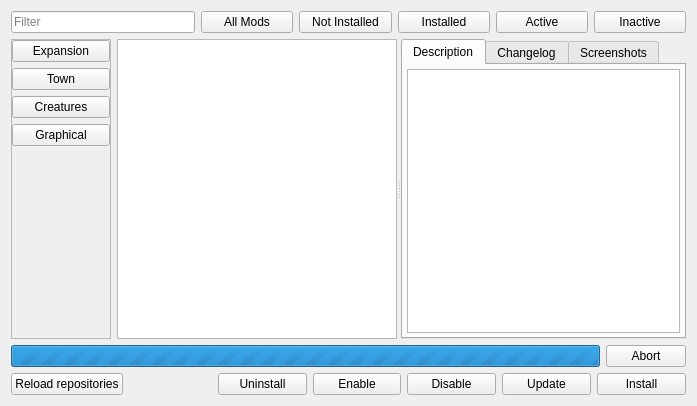
<?xml version="1.0" encoding="UTF-8"?>
<ui version="4.0">
 <class>CModListView</class>
 <widget class="QWidget" name="CModListView">
  <property name="geometry">
   <rect>
    <x>0</x>
    <y>0</y>
    <width>697</width>
    <height>406</height>
   </rect>
  </property>
  <property name="windowTitle">
   <string notr="true"/>
  </property>
  <layout class="QVBoxLayout" name="verticalLayout_2">
   <item>
    <layout class="QHBoxLayout" name="horizontalLayout_3" stretch="2,1,1,1,1,1">
     <item>
      <widget class="QLineEdit" name="lineEdit">
       <property name="sizePolicy">
        <sizepolicy hsizetype="Expanding" vsizetype="Fixed">
         <horstretch>0</horstretch>
         <verstretch>0</verstretch>
        </sizepolicy>
       </property>
       <property name="minimumSize">
        <size>
         <width>0</width>
         <height>0</height>
        </size>
       </property>
       <property name="maximumSize">
        <size>
         <width>16777215</width>
         <height>16777215</height>
        </size>
       </property>
       <property name="text">
        <string/>
       </property>
       <property name="placeholderText">
        <string>Filter</string>
       </property>
       <property name="clearButtonEnabled">
        <bool>true</bool>
       </property>
      </widget>
     </item>
     <item>
      <widget class="QPushButton" name="refreshButton_4">
       <property name="sizePolicy">
        <sizepolicy hsizetype="Expanding" vsizetype="Fixed">
         <horstretch>0</horstretch>
         <verstretch>0</verstretch>
        </sizepolicy>
       </property>
       <property name="text">
        <string>All Mods</string>
       </property>
       <property name="checkable">
        <bool>true</bool>
       </property>
       <property name="autoExclusive">
        <bool>true</bool>
       </property>
      </widget>
     </item>
     <item>
      <widget class="QPushButton" name="refreshButton_3">
       <property name="sizePolicy">
        <sizepolicy hsizetype="Expanding" vsizetype="Fixed">
         <horstretch>0</horstretch>
         <verstretch>0</verstretch>
        </sizepolicy>
       </property>
       <property name="text">
        <string>Not Installed</string>
       </property>
       <property name="checkable">
        <bool>true</bool>
       </property>
       <property name="autoExclusive">
        <bool>true</bool>
       </property>
      </widget>
     </item>
     <item>
      <widget class="QPushButton" name="refreshButton_2">
       <property name="sizePolicy">
        <sizepolicy hsizetype="Expanding" vsizetype="Fixed">
         <horstretch>0</horstretch>
         <verstretch>0</verstretch>
        </sizepolicy>
       </property>
       <property name="text">
        <string>Installed</string>
       </property>
       <property name="checkable">
        <bool>true</bool>
       </property>
       <property name="autoExclusive">
        <bool>true</bool>
       </property>
      </widget>
     </item>
     <item>
      <widget class="QPushButton" name="refreshButton_5">
       <property name="sizePolicy">
        <sizepolicy hsizetype="Expanding" vsizetype="Fixed">
         <horstretch>0</horstretch>
         <verstretch>0</verstretch>
        </sizepolicy>
       </property>
       <property name="text">
        <string>Active</string>
       </property>
       <property name="checkable">
        <bool>true</bool>
       </property>
       <property name="autoExclusive">
        <bool>true</bool>
       </property>
      </widget>
     </item>
     <item>
      <widget class="QPushButton" name="refreshButton_6">
       <property name="sizePolicy">
        <sizepolicy hsizetype="Expanding" vsizetype="Fixed">
         <horstretch>0</horstretch>
         <verstretch>0</verstretch>
        </sizepolicy>
       </property>
       <property name="text">
        <string>Inactive</string>
       </property>
       <property name="checkable">
        <bool>true</bool>
       </property>
       <property name="autoExclusive">
        <bool>true</bool>
       </property>
      </widget>
     </item>
    </layout>
   </item>
   <item>
    <widget class="QSplitter" name="splitter">
     <property name="sizePolicy">
      <sizepolicy hsizetype="Expanding" vsizetype="Expanding">
       <horstretch>0</horstretch>
       <verstretch>0</verstretch>
      </sizepolicy>
     </property>
     <property name="orientation">
      <enum>Qt::Horizontal</enum>
     </property>
     <widget class="QWidget" name="">
      <layout class="QHBoxLayout" name="horizontalLayout_4">
       <item>
        <widget class="QScrollArea" name="scrollArea">
         <property name="minimumSize">
          <size>
           <width>100</width>
           <height>0</height>
          </size>
         </property>
         <property name="maximumSize">
          <size>
           <width>100</width>
           <height>16777215</height>
          </size>
         </property>
         <property name="widgetResizable">
          <bool>true</bool>
         </property>
         <widget class="QWidget" name="scrollAreaWidgetContents">
          <property name="geometry">
           <rect>
            <x>0</x>
            <y>0</y>
            <width>98</width>
            <height>284</height>
           </rect>
          </property>
          <property name="sizePolicy">
           <sizepolicy hsizetype="Preferred" vsizetype="Preferred">
            <horstretch>0</horstretch>
            <verstretch>0</verstretch>
           </sizepolicy>
          </property>
          <layout class="QVBoxLayout" name="verticalLayout">
           <property name="leftMargin">
            <number>0</number>
           </property>
           <property name="topMargin">
            <number>0</number>
           </property>
           <property name="rightMargin">
            <number>0</number>
           </property>
           <property name="bottomMargin">
            <number>0</number>
           </property>
           <item>
            <widget class="QPushButton" name="refreshButton_7">
             <property name="sizePolicy">
              <sizepolicy hsizetype="Expanding" vsizetype="Fixed">
               <horstretch>0</horstretch>
               <verstretch>0</verstretch>
              </sizepolicy>
             </property>
             <property name="text">
              <string>Expansion</string>
             </property>
             <property name="checkable">
              <bool>true</bool>
             </property>
             <property name="autoExclusive">
              <bool>false</bool>
             </property>
            </widget>
           </item>
           <item>
            <widget class="QPushButton" name="refreshButton_8">
             <property name="sizePolicy">
              <sizepolicy hsizetype="Expanding" vsizetype="Fixed">
               <horstretch>0</horstretch>
               <verstretch>0</verstretch>
              </sizepolicy>
             </property>
             <property name="text">
              <string>Town</string>
             </property>
             <property name="checkable">
              <bool>true</bool>
             </property>
             <property name="autoExclusive">
              <bool>false</bool>
             </property>
            </widget>
           </item>
           <item>
            <widget class="QPushButton" name="refreshButton_9">
             <property name="sizePolicy">
              <sizepolicy hsizetype="Expanding" vsizetype="Fixed">
               <horstretch>0</horstretch>
               <verstretch>0</verstretch>
              </sizepolicy>
             </property>
             <property name="text">
              <string>Creatures</string>
             </property>
             <property name="checkable">
              <bool>true</bool>
             </property>
             <property name="autoExclusive">
              <bool>false</bool>
             </property>
            </widget>
           </item>
           <item>
            <widget class="QPushButton" name="refreshButton_10">
             <property name="sizePolicy">
              <sizepolicy hsizetype="Expanding" vsizetype="Fixed">
               <horstretch>0</horstretch>
               <verstretch>0</verstretch>
              </sizepolicy>
             </property>
             <property name="text">
              <string>Graphical</string>
             </property>
             <property name="checkable">
              <bool>true</bool>
             </property>
             <property name="autoExclusive">
              <bool>false</bool>
             </property>
            </widget>
           </item>
           <item>
            <spacer name="verticalSpacer">
             <property name="orientation">
              <enum>Qt::Vertical</enum>
             </property>
             <property name="sizeHint" stdset="0">
              <size>
               <width>0</width>
               <height>0</height>
              </size>
             </property>
            </spacer>
           </item>
          </layout>
         </widget>
        </widget>
       </item>
       <item>
        <widget class="QTreeView" name="allModsView">
         <property name="sizePolicy">
          <sizepolicy hsizetype="Expanding" vsizetype="Preferred">
           <horstretch>0</horstretch>
           <verstretch>0</verstretch>
          </sizepolicy>
         </property>
         <property name="selectionMode">
          <enum>QAbstractItemView::SingleSelection</enum>
         </property>
         <property name="selectionBehavior">
          <enum>QAbstractItemView::SelectRows</enum>
         </property>
         <property name="iconSize">
          <size>
           <width>24</width>
           <height>24</height>
          </size>
         </property>
         <property name="verticalScrollMode">
          <enum>QAbstractItemView::ScrollPerItem</enum>
         </property>
         <property name="horizontalScrollMode">
          <enum>QAbstractItemView::ScrollPerPixel</enum>
         </property>
         <property name="sortingEnabled">
          <bool>true</bool>
         </property>
         <property name="expandsOnDoubleClick">
          <bool>false</bool>
         </property>
        </widget>
       </item>
      </layout>
     </widget>
     <widget class="QTabWidget" name="tabWidget">
      <property name="sizePolicy">
       <sizepolicy hsizetype="Expanding" vsizetype="Expanding">
        <horstretch>0</horstretch>
        <verstretch>0</verstretch>
       </sizepolicy>
      </property>
      <property name="currentIndex">
       <number>0</number>
      </property>
      <widget class="QWidget" name="tabInfo">
       <attribute name="title">
        <string>Description</string>
       </attribute>
       <layout class="QGridLayout" name="gridLayout_4">
        <property name="leftMargin">
         <number>4</number>
        </property>
        <property name="topMargin">
         <number>4</number>
        </property>
        <property name="rightMargin">
         <number>4</number>
        </property>
        <property name="bottomMargin">
         <number>4</number>
        </property>
        <item row="0" column="0">
         <widget class="QTextBrowser" name="modInfoBrowser">
          <property name="sizePolicy">
           <sizepolicy hsizetype="Expanding" vsizetype="Expanding">
            <horstretch>0</horstretch>
            <verstretch>0</verstretch>
           </sizepolicy>
          </property>
          <property name="readOnly">
           <bool>true</bool>
          </property>
          <property name="html">
           <string notr="true">&lt;!DOCTYPE HTML PUBLIC &quot;-//W3C//DTD HTML 4.0//EN&quot; &quot;http://www.w3.org/TR/REC-html40/strict.dtd&quot;&gt;
&lt;html&gt;&lt;head&gt;&lt;meta name=&quot;qrichtext&quot; content=&quot;1&quot; /&gt;&lt;meta charset=&quot;utf-8&quot; /&gt;&lt;style type=&quot;text/css&quot;&gt;
p, li { white-space: pre-wrap; }
hr { height: 1px; border-width: 0; }
li.unchecked::marker { content: &quot;\2610&quot;; }
li.checked::marker { content: &quot;\2612&quot;; }
&lt;/style&gt;&lt;/head&gt;&lt;body style=&quot; font-family:'Ubuntu Sans'; font-size:11pt; font-weight:400; font-style:normal;&quot;&gt;
&lt;p style=&quot;-qt-paragraph-type:empty; margin-top:0px; margin-bottom:0px; margin-left:0px; margin-right:0px; -qt-block-indent:0; text-indent:0px; font-family:'Ubuntu';&quot;&gt;&lt;br /&gt;&lt;/p&gt;&lt;/body&gt;&lt;/html&gt;</string>
          </property>
          <property name="openExternalLinks">
           <bool>true</bool>
          </property>
          <property name="openLinks">
           <bool>true</bool>
          </property>
         </widget>
        </item>
       </layout>
      </widget>
      <widget class="QWidget" name="tabChangelog">
       <attribute name="title">
        <string>Changelog</string>
       </attribute>
       <layout class="QGridLayout" name="gridLayout_5">
        <property name="leftMargin">
         <number>4</number>
        </property>
        <property name="topMargin">
         <number>4</number>
        </property>
        <property name="rightMargin">
         <number>4</number>
        </property>
        <property name="bottomMargin">
         <number>4</number>
        </property>
        <item row="0" column="0">
         <widget class="QTextBrowser" name="changelogBrowser"/>
        </item>
       </layout>
      </widget>
      <widget class="QWidget" name="tabScreenshots">
       <attribute name="title">
        <string>Screenshots</string>
       </attribute>
       <layout class="QGridLayout" name="gridLayout_6">
        <property name="leftMargin">
         <number>4</number>
        </property>
        <property name="topMargin">
         <number>4</number>
        </property>
        <property name="rightMargin">
         <number>4</number>
        </property>
        <property name="bottomMargin">
         <number>4</number>
        </property>
        <item row="0" column="0">
         <widget class="QListWidget" name="screenshotsList">
          <property name="horizontalScrollBarPolicy">
           <enum>Qt::ScrollBarAlwaysOff</enum>
          </property>
          <property name="selectionMode">
           <enum>QAbstractItemView::NoSelection</enum>
          </property>
          <property name="selectionBehavior">
           <enum>QAbstractItemView::SelectRows</enum>
          </property>
          <property name="iconSize">
           <size>
            <width>240</width>
            <height>180</height>
           </size>
          </property>
          <property name="viewMode">
           <enum>QListView::IconMode</enum>
          </property>
          <property name="uniformItemSizes">
           <bool>true</bool>
          </property>
         </widget>
        </item>
       </layout>
      </widget>
     </widget>
    </widget>
   </item>
   <item>
    <widget class="QWidget" name="progressWidget" native="true">
     <property name="enabled">
      <bool>true</bool>
     </property>
     <property name="sizePolicy">
      <sizepolicy hsizetype="Preferred" vsizetype="Minimum">
       <horstretch>0</horstretch>
       <verstretch>0</verstretch>
      </sizepolicy>
     </property>
     <property name="minimumSize">
      <size>
       <width>0</width>
       <height>0</height>
      </size>
     </property>
     <layout class="QHBoxLayout" name="horizontalLayout">
      <property name="leftMargin">
       <number>0</number>
      </property>
      <property name="topMargin">
       <number>0</number>
      </property>
      <property name="rightMargin">
       <number>0</number>
      </property>
      <property name="bottomMargin">
       <number>0</number>
      </property>
      <item>
       <widget class="QProgressBar" name="progressBar">
        <property name="sizePolicy">
         <sizepolicy hsizetype="Expanding" vsizetype="Minimum">
          <horstretch>0</horstretch>
          <verstretch>0</verstretch>
         </sizepolicy>
        </property>
        <property name="maximum">
         <number>0</number>
        </property>
        <property name="value">
         <number>0</number>
        </property>
        <property name="alignment">
         <set>Qt::AlignCenter</set>
        </property>
        <property name="textVisible">
         <bool>true</bool>
        </property>
        <property name="invertedAppearance">
         <bool>false</bool>
        </property>
        <property name="format">
         <string> %p% (%v KB out of %m KB)</string>
        </property>
       </widget>
      </item>
      <item>
       <widget class="QPushButton" name="abortButton">
        <property name="sizePolicy">
         <sizepolicy hsizetype="Minimum" vsizetype="Minimum">
          <horstretch>0</horstretch>
          <verstretch>0</verstretch>
         </sizepolicy>
        </property>
        <property name="text">
         <string>Abort</string>
        </property>
       </widget>
      </item>
     </layout>
    </widget>
   </item>
   <item>
    <layout class="QHBoxLayout" name="horizontalLayout_2">
     <property name="spacing">
      <number>6</number>
     </property>
     <item>
      <widget class="QPushButton" name="refreshButton">
       <property name="sizePolicy">
        <sizepolicy hsizetype="Expanding" vsizetype="Fixed">
         <horstretch>0</horstretch>
         <verstretch>0</verstretch>
        </sizepolicy>
       </property>
       <property name="text">
        <string>Reload repositories</string>
       </property>
      </widget>
     </item>
     <item>
      <spacer name="modButtonSpacer">
       <property name="orientation">
        <enum>Qt::Horizontal</enum>
       </property>
       <property name="sizeType">
        <enum>QSizePolicy::MinimumExpanding</enum>
       </property>
       <property name="sizeHint" stdset="0">
        <size>
         <width>0</width>
         <height>0</height>
        </size>
       </property>
      </spacer>
     </item>
     <item>
      <widget class="QPushButton" name="uninstallButton">
       <property name="sizePolicy">
        <sizepolicy hsizetype="Expanding" vsizetype="Fixed">
         <horstretch>0</horstretch>
         <verstretch>0</verstretch>
        </sizepolicy>
       </property>
       <property name="minimumSize">
        <size>
         <width>51</width>
         <height>0</height>
        </size>
       </property>
       <property name="maximumSize">
        <size>
         <width>140</width>
         <height>16777215</height>
        </size>
       </property>
       <property name="text">
        <string>Uninstall</string>
       </property>
       <property name="iconSize">
        <size>
         <width>20</width>
         <height>20</height>
        </size>
       </property>
      </widget>
     </item>
     <item>
      <widget class="QPushButton" name="enableButton">
       <property name="sizePolicy">
        <sizepolicy hsizetype="Expanding" vsizetype="Fixed">
         <horstretch>0</horstretch>
         <verstretch>0</verstretch>
        </sizepolicy>
       </property>
       <property name="minimumSize">
        <size>
         <width>51</width>
         <height>0</height>
        </size>
       </property>
       <property name="maximumSize">
        <size>
         <width>140</width>
         <height>16777215</height>
        </size>
       </property>
       <property name="text">
        <string>Enable</string>
       </property>
       <property name="iconSize">
        <size>
         <width>20</width>
         <height>20</height>
        </size>
       </property>
      </widget>
     </item>
     <item>
      <widget class="QPushButton" name="disableButton">
       <property name="sizePolicy">
        <sizepolicy hsizetype="Expanding" vsizetype="Fixed">
         <horstretch>0</horstretch>
         <verstretch>0</verstretch>
        </sizepolicy>
       </property>
       <property name="minimumSize">
        <size>
         <width>51</width>
         <height>0</height>
        </size>
       </property>
       <property name="maximumSize">
        <size>
         <width>140</width>
         <height>16777215</height>
        </size>
       </property>
       <property name="text">
        <string>Disable</string>
       </property>
       <property name="iconSize">
        <size>
         <width>20</width>
         <height>20</height>
        </size>
       </property>
      </widget>
     </item>
     <item>
      <widget class="QPushButton" name="updateButton">
       <property name="sizePolicy">
        <sizepolicy hsizetype="Expanding" vsizetype="Fixed">
         <horstretch>0</horstretch>
         <verstretch>0</verstretch>
        </sizepolicy>
       </property>
       <property name="minimumSize">
        <size>
         <width>51</width>
         <height>0</height>
        </size>
       </property>
       <property name="maximumSize">
        <size>
         <width>140</width>
         <height>16777215</height>
        </size>
       </property>
       <property name="text">
        <string>Update</string>
       </property>
       <property name="iconSize">
        <size>
         <width>20</width>
         <height>20</height>
        </size>
       </property>
      </widget>
     </item>
     <item>
      <widget class="QPushButton" name="installButton">
       <property name="sizePolicy">
        <sizepolicy hsizetype="Expanding" vsizetype="Fixed">
         <horstretch>0</horstretch>
         <verstretch>0</verstretch>
        </sizepolicy>
       </property>
       <property name="minimumSize">
        <size>
         <width>51</width>
         <height>0</height>
        </size>
       </property>
       <property name="maximumSize">
        <size>
         <width>120</width>
         <height>16777215</height>
        </size>
       </property>
       <property name="text">
        <string>Install</string>
       </property>
       <property name="iconSize">
        <size>
         <width>20</width>
         <height>20</height>
        </size>
       </property>
      </widget>
     </item>
    </layout>
   </item>
  </layout>
 </widget>
 <resources/>
 <connections/>
</ui>
